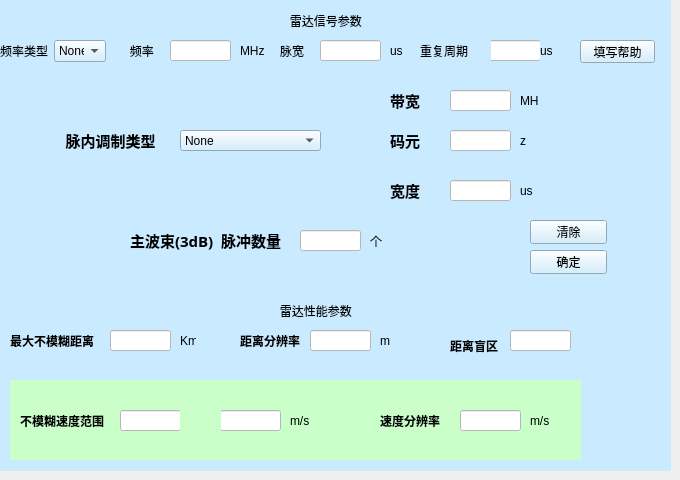
    <widget class="QWidget" name="tab">
     <attribute name="title">
      <string>固定</string>
     </attribute>
     <widget class="QWidget" name="widget_2" native="true">
      <property name="geometry">
       <rect>
        <x>0</x>
        <y>0</y>
        <width>671</width>
        <height>291</height>
       </rect>
      </property>
      <property name="styleSheet">
       <string notr="true">background-color: rgb(202, 234, 255);</string>
      </property>
      <widget class="QLabel" name="label_2">
       <property name="geometry">
        <rect>
         <x>280</x>
         <y>10</y>
         <width>111</width>
         <height>21</height>
        </rect>
       </property>
       <property name="text">
        <string>   雷达信号参数</string>
       </property>
      </widget>
      <widget class="QLabel" name="label_4">
       <property name="geometry">
        <rect>
         <x>120</x>
         <y>40</y>
         <width>51</width>
         <height>21</height>
        </rect>
       </property>
       <property name="text">
        <string>   频率</string>
       </property>
      </widget>
      <widget class="QLineEdit" name="lineEdit">
       <property name="geometry">
        <rect>
         <x>170</x>
         <y>40</y>
         <width>61</width>
         <height>21</height>
        </rect>
       </property>
       <property name="styleSheet">
        <string notr="true">background-color: rgb(255, 255, 255);</string>
       </property>
      </widget>
      <widget class="QLabel" name="label_5">
       <property name="geometry">
        <rect>
         <x>240</x>
         <y>40</y>
         <width>31</width>
         <height>21</height>
        </rect>
       </property>
       <property name="text">
        <string>MHz</string>
       </property>
      </widget>
      <widget class="QLabel" name="label_6">
       <property name="geometry">
        <rect>
         <x>280</x>
         <y>40</y>
         <width>31</width>
         <height>21</height>
        </rect>
       </property>
       <property name="text">
        <string>脉宽</string>
       </property>
      </widget>
      <widget class="QLineEdit" name="lineEdit_2">
       <property name="geometry">
        <rect>
         <x>320</x>
         <y>40</y>
         <width>61</width>
         <height>21</height>
        </rect>
       </property>
       <property name="styleSheet">
        <string notr="true">background-color: rgb(255, 255, 255);</string>
       </property>
      </widget>
      <widget class="QLabel" name="label_7">
       <property name="geometry">
        <rect>
         <x>390</x>
         <y>40</y>
         <width>31</width>
         <height>21</height>
        </rect>
       </property>
       <property name="text">
        <string>us</string>
       </property>
      </widget>
      <widget class="QLineEdit" name="lineEdit_3">
       <property name="geometry">
        <rect>
         <x>480</x>
         <y>40</y>
         <width>61</width>
         <height>21</height>
        </rect>
       </property>
       <property name="styleSheet">
        <string notr="true">background-color: rgb(255, 255, 255);</string>
       </property>
      </widget>
      <widget class="QLabel" name="label_8">
       <property name="geometry">
        <rect>
         <x>460</x>
         <y>40</y>
         <width>31</width>
         <height>21</height>
        </rect>
       </property>
       <property name="text">
        <string/>
       </property>
      </widget>
      <widget class="QLabel" name="label_9">
       <property name="geometry">
        <rect>
         <x>420</x>
         <y>40</y>
         <width>51</width>
         <height>21</height>
        </rect>
       </property>
       <property name="text">
        <string>重复周期</string>
       </property>
      </widget>
      <widget class="QLabel" name="label_10">
       <property name="geometry">
        <rect>
         <x>540</x>
         <y>40</y>
         <width>31</width>
         <height>21</height>
        </rect>
       </property>
       <property name="text">
        <string>us</string>
       </property>
      </widget>
      <widget class="QPushButton" name="pushButton">
       <property name="geometry">
        <rect>
         <x>580</x>
         <y>40</y>
         <width>75</width>
         <height>23</height>
        </rect>
       </property>
       <property name="text">
        <string>填写帮助</string>
       </property>
      </widget>
      <widget class="QWidget" name="widget_4" native="true">
       <property name="geometry">
        <rect>
         <x>10</x>
         <y>70</y>
         <width>661</width>
         <height>141</height>
        </rect>
       </property>
       <widget class="QLabel" name="label_11">
        <property name="geometry">
         <rect>
          <x>40</x>
          <y>50</y>
          <width>111</width>
          <height>41</height>
         </rect>
        </property>
        <property name="font">
         <font>
          <family>Aharoni</family>
          <pointsize>11</pointsize>
          <weight>75</weight>
          <bold>true</bold>
         </font>
        </property>
        <property name="text">
         <string>    脉内调制类型</string>
        </property>
       </widget>
       <widget class="QComboBox" name="comboBox_3">
        <property name="geometry">
         <rect>
          <x>170</x>
          <y>60</y>
          <width>141</width>
          <height>21</height>
         </rect>
        </property>
        <item>
         <property name="text">
          <string>None</string>
         </property>
        </item>
        <item>
         <property name="text">
          <string>固定频率</string>
         </property>
        </item>
        <item>
         <property name="text">
          <string>线性/非线性调频</string>
         </property>
        </item>
        <item>
         <property name="text">
          <string>二相/四相编码</string>
         </property>
        </item>
       </widget>
       <widget class="QLabel" name="label_12">
        <property name="geometry">
         <rect>
          <x>380</x>
          <y>20</y>
          <width>71</width>
          <height>21</height>
         </rect>
        </property>
        <property name="font">
         <font>
          <family>Aharoni</family>
          <pointsize>11</pointsize>
          <weight>75</weight>
          <bold>true</bold>
         </font>
        </property>
        <property name="text">
         <string>带宽</string>
        </property>
       </widget>
       <widget class="QLabel" name="label_13">
        <property name="geometry">
         <rect>
          <x>380</x>
          <y>60</y>
          <width>51</width>
          <height>21</height>
         </rect>
        </property>
        <property name="font">
         <font>
          <family>Aharoni</family>
          <pointsize>11</pointsize>
          <weight>75</weight>
          <bold>true</bold>
         </font>
        </property>
        <property name="text">
         <string>码元</string>
        </property>
       </widget>
       <widget class="QLabel" name="label_14">
        <property name="geometry">
         <rect>
          <x>380</x>
          <y>110</y>
          <width>51</width>
          <height>21</height>
         </rect>
        </property>
        <property name="font">
         <font>
          <family>Aharoni</family>
          <pointsize>11</pointsize>
          <weight>75</weight>
          <bold>true</bold>
         </font>
        </property>
        <property name="text">
         <string>宽度</string>
        </property>
       </widget>
       <widget class="QLineEdit" name="lineEdit_4">
        <property name="geometry">
         <rect>
          <x>440</x>
          <y>20</y>
          <width>61</width>
          <height>21</height>
         </rect>
        </property>
        <property name="styleSheet">
         <string notr="true">background-color: rgb(255, 255, 255);</string>
        </property>
       </widget>
       <widget class="QLineEdit" name="lineEdit_5">
        <property name="geometry">
         <rect>
          <x>440</x>
          <y>60</y>
          <width>61</width>
          <height>21</height>
         </rect>
        </property>
        <property name="styleSheet">
         <string notr="true">background-color: rgb(255, 255, 255);</string>
        </property>
       </widget>
       <widget class="QLineEdit" name="lineEdit_6">
        <property name="geometry">
         <rect>
          <x>440</x>
          <y>110</y>
          <width>61</width>
          <height>21</height>
         </rect>
        </property>
        <property name="styleSheet">
         <string notr="true">background-color: rgb(255, 255, 255);</string>
        </property>
       </widget>
       <widget class="QLabel" name="label_15">
        <property name="geometry">
         <rect>
          <x>510</x>
          <y>20</y>
          <width>31</width>
          <height>21</height>
         </rect>
        </property>
        <property name="text">
         <string>MH</string>
        </property>
       </widget>
       <widget class="QLabel" name="label_16">
        <property name="geometry">
         <rect>
          <x>510</x>
          <y>60</y>
          <width>31</width>
          <height>21</height>
         </rect>
        </property>
        <property name="text">
         <string>z</string>
        </property>
       </widget>
       <widget class="QLabel" name="label_17">
        <property name="geometry">
         <rect>
          <x>510</x>
          <y>110</y>
          <width>31</width>
          <height>21</height>
         </rect>
        </property>
        <property name="text">
         <string>us</string>
        </property>
       </widget>
      </widget>
      <widget class="QLabel" name="label_18">
       <property name="geometry">
        <rect>
         <x>130</x>
         <y>220</y>
         <width>161</width>
         <height>41</height>
        </rect>
       </property>
       <property name="font">
        <font>
         <family>Aharoni</family>
         <pointsize>11</pointsize>
         <weight>75</weight>
         <bold>true</bold>
        </font>
       </property>
       <property name="text">
        <string>主波束(3dB)  脉冲数量</string>
       </property>
      </widget>
      <widget class="QLineEdit" name="lineEdit_7">
       <property name="geometry">
        <rect>
         <x>300</x>
         <y>230</y>
         <width>61</width>
         <height>21</height>
        </rect>
       </property>
       <property name="styleSheet">
        <string notr="true">background-color: rgb(255, 255, 255);</string>
       </property>
      </widget>
      <widget class="QLabel" name="label_19">
       <property name="geometry">
        <rect>
         <x>370</x>
         <y>230</y>
         <width>31</width>
         <height>21</height>
        </rect>
       </property>
       <property name="text">
        <string>个</string>
       </property>
      </widget>
      <widget class="QWidget" name="layoutWidget">
       <property name="geometry">
        <rect>
         <x>0</x>
         <y>40</y>
         <width>106</width>
         <height>22</height>
        </rect>
       </property>
       <layout class="QHBoxLayout" name="horizontalLayout">
        <item>
         <widget class="QLabel" name="label_3">
          <property name="text">
           <string>频率类型</string>
          </property>
         </widget>
        </item>
        <item>
         <widget class="QComboBox" name="comboBox_2">
          <item>
           <property name="text">
            <string>None</string>
           </property>
          </item>
          <item>
           <property name="text">
            <string>固定</string>
           </property>
          </item>
          <item>
           <property name="text">
            <string>捷变</string>
           </property>
          </item>
         </widget>
        </item>
       </layout>
      </widget>
      <widget class="QWidget" name="layoutWidget_2">
       <property name="geometry">
        <rect>
         <x>530</x>
         <y>220</y>
         <width>77</width>
         <height>54</height>
        </rect>
       </property>
       <layout class="QVBoxLayout" name="verticalLayout">
        <item>
         <widget class="QPushButton" name="pushButton_2">
          <property name="text">
           <string>清除</string>
          </property>
         </widget>
        </item>
        <item>
         <widget class="QPushButton" name="pushButton_3">
          <property name="text">
           <string>确定</string>
          </property>
         </widget>
        </item>
       </layout>
      </widget>
     </widget>
     <widget class="QWidget" name="widget_3" native="true">
      <property name="geometry">
       <rect>
        <x>0</x>
        <y>290</y>
        <width>671</width>
        <height>181</height>
       </rect>
      </property>
      <property name="styleSheet">
       <string notr="true">background-color: rgb(202, 234, 255);</string>
      </property>
      <widget class="QLabel" name="label_20">
       <property name="geometry">
        <rect>
         <x>270</x>
         <y>10</y>
         <width>111</width>
         <height>21</height>
        </rect>
       </property>
       <property name="text">
        <string>   雷达性能参数</string>
       </property>
      </widget>
      <widget class="QLabel" name="label_21">
       <property name="geometry">
        <rect>
         <x>10</x>
         <y>30</y>
         <width>91</width>
         <height>41</height>
        </rect>
       </property>
       <property name="font">
        <font>
         <family>Aharoni</family>
         <pointsize>9</pointsize>
         <weight>75</weight>
         <bold>true</bold>
        </font>
       </property>
       <property name="text">
        <string>最大不模糊距离</string>
       </property>
      </widget>
      <widget class="QLabel" name="label_22">
       <property name="geometry">
        <rect>
         <x>240</x>
         <y>40</y>
         <width>71</width>
         <height>21</height>
        </rect>
       </property>
       <property name="font">
        <font>
         <family>Aharoni</family>
         <pointsize>9</pointsize>
         <weight>75</weight>
         <bold>true</bold>
        </font>
       </property>
       <property name="text">
        <string>距离分辨率</string>
       </property>
      </widget>
      <widget class="QLabel" name="label_23">
       <property name="geometry">
        <rect>
         <x>450</x>
         <y>40</y>
         <width>51</width>
         <height>31</height>
        </rect>
       </property>
       <property name="font">
        <font>
         <family>Aharoni</family>
         <pointsize>9</pointsize>
         <weight>75</weight>
         <bold>true</bold>
        </font>
       </property>
       <property name="text">
        <string>距离盲区</string>
       </property>
      </widget>
      <widget class="QLineEdit" name="lineEdit_8">
       <property name="geometry">
        <rect>
         <x>110</x>
         <y>40</y>
         <width>61</width>
         <height>21</height>
        </rect>
       </property>
       <property name="styleSheet">
        <string notr="true">background-color: rgb(255, 255, 255);</string>
       </property>
      </widget>
      <widget class="QLineEdit" name="lineEdit_9">
       <property name="geometry">
        <rect>
         <x>510</x>
         <y>40</y>
         <width>61</width>
         <height>21</height>
        </rect>
       </property>
       <property name="styleSheet">
        <string notr="true">background-color: rgb(255, 255, 255);</string>
       </property>
      </widget>
      <widget class="QLineEdit" name="lineEdit_10">
       <property name="geometry">
        <rect>
         <x>310</x>
         <y>40</y>
         <width>61</width>
         <height>21</height>
        </rect>
       </property>
       <property name="styleSheet">
        <string notr="true">background-color: rgb(255, 255, 255);</string>
       </property>
      </widget>
      <widget class="QLabel" name="label_24">
       <property name="geometry">
        <rect>
         <x>180</x>
         <y>40</y>
         <width>16</width>
         <height>21</height>
        </rect>
       </property>
       <property name="text">
        <string>Km</string>
       </property>
      </widget>
      <widget class="QLabel" name="label_25">
       <property name="geometry">
        <rect>
         <x>380</x>
         <y>40</y>
         <width>16</width>
         <height>21</height>
        </rect>
       </property>
       <property name="text">
        <string>m</string>
       </property>
      </widget>
      <widget class="QWidget" name="widget_5" native="true">
       <property name="geometry">
        <rect>
         <x>10</x>
         <y>90</y>
         <width>571</width>
         <height>80</height>
        </rect>
       </property>
       <property name="styleSheet">
        <string notr="true">background-color: rgb(202, 255, 202);</string>
       </property>
       <widget class="QLabel" name="label_26">
        <property name="geometry">
         <rect>
          <x>10</x>
          <y>20</y>
          <width>91</width>
          <height>41</height>
         </rect>
        </property>
        <property name="font">
         <font>
          <family>Aharoni</family>
          <pointsize>9</pointsize>
          <weight>75</weight>
          <bold>true</bold>
         </font>
        </property>
        <property name="text">
         <string>不模糊速度范围</string>
        </property>
       </widget>
       <widget class="QLabel" name="label_27">
        <property name="geometry">
         <rect>
          <x>370</x>
          <y>20</y>
          <width>71</width>
          <height>41</height>
         </rect>
        </property>
        <property name="font">
         <font>
          <family>Aharoni</family>
          <pointsize>9</pointsize>
          <weight>75</weight>
          <bold>true</bold>
         </font>
        </property>
        <property name="text">
         <string>速度分辨率</string>
        </property>
       </widget>
       <widget class="QLineEdit" name="lineEdit_11">
        <property name="geometry">
         <rect>
          <x>110</x>
          <y>30</y>
          <width>61</width>
          <height>21</height>
         </rect>
        </property>
        <property name="styleSheet">
         <string notr="true">background-color: rgb(255, 255, 255);</string>
        </property>
       </widget>
       <widget class="QLineEdit" name="lineEdit_12">
        <property name="geometry">
         <rect>
          <x>210</x>
          <y>30</y>
          <width>61</width>
          <height>21</height>
         </rect>
        </property>
        <property name="styleSheet">
         <string notr="true">background-color: rgb(255, 255, 255);</string>
        </property>
       </widget>
       <widget class="QLineEdit" name="lineEdit_13">
        <property name="geometry">
         <rect>
          <x>450</x>
          <y>30</y>
          <width>61</width>
          <height>21</height>
         </rect>
        </property>
        <property name="styleSheet">
         <string notr="true">background-color: rgb(255, 255, 255);</string>
        </property>
       </widget>
       <widget class="QLabel" name="label_28">
        <property name="geometry">
         <rect>
          <x>280</x>
          <y>30</y>
          <width>21</width>
          <height>21</height>
         </rect>
        </property>
        <property name="text">
         <string>m/s</string>
        </property>
       </widget>
       <widget class="QLabel" name="label_29">
        <property name="geometry">
         <rect>
          <x>520</x>
          <y>30</y>
          <width>21</width>
          <height>21</height>
         </rect>
        </property>
        <property name="text">
         <string>m/s</string>
        </property>
       </widget>
       <widget class="QWidget" name="widget_33" native="true">
        <property name="geometry">
         <rect>
          <x>170</x>
          <y>20</y>
          <width>41</width>
          <height>41</height>
         </rect>
        </property>
        <property name="styleSheet">
         <string notr="true">image: url(:/new/prefix1/images/bolangxian.PNG);</string>
        </property>
       </widget>
      </widget>
     </widget>
    </widget>
